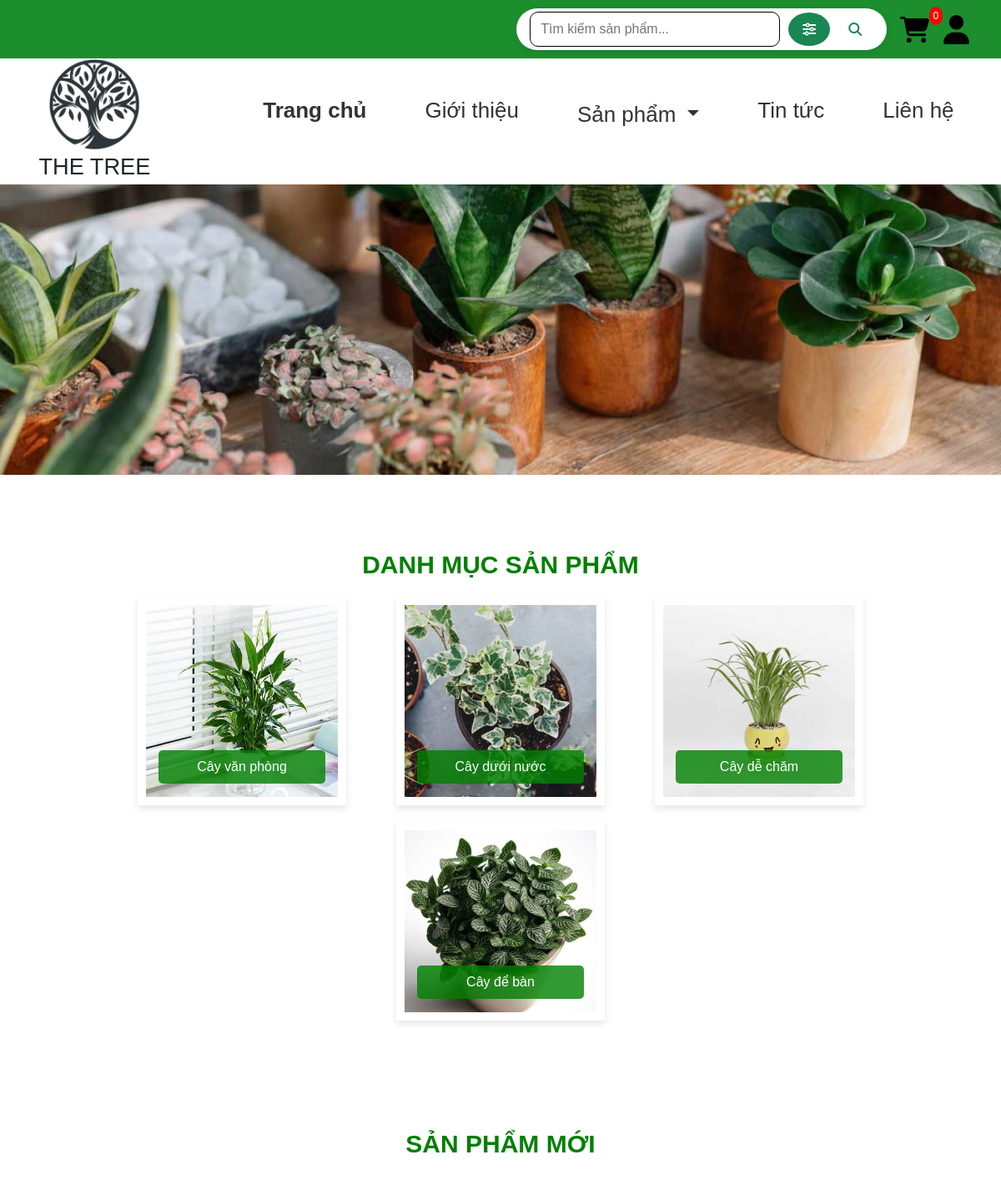
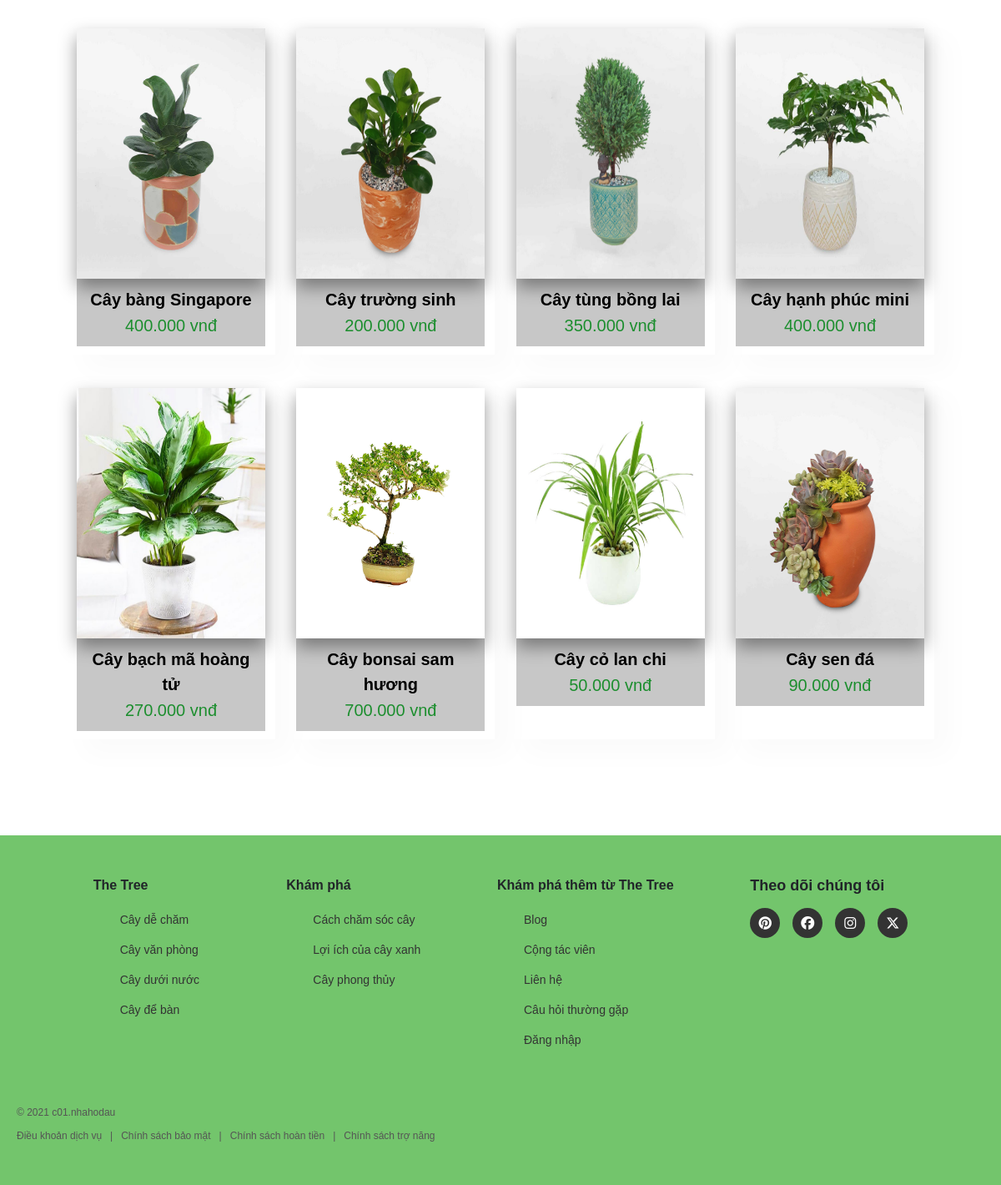
The page / on the database its author committed (2 pictures, top to bottom).
### tables this page shows
CREATE TABLE `products` (
  `ProductID` int(11) NOT NULL,
  `ProductName` varchar(255) NOT NULL,
  `CategoryID` int(11) NOT NULL,
  `Price` decimal(10,0) NOT NULL,
  `Description` mediumtext NOT NULL,
  `ImageURL` varchar(255) NOT NULL,
  `Status` enum('hidden','appear') NOT NULL DEFAULT 'appear',
  `Attribute` varchar(255) DEFAULT NULL,
  `LevelDifficulty` enum('hard','medium','low') DEFAULT NULL,
  `IsPurchase` tinyint(1) DEFAULT 0
);

### index.php (the view, shortened to what this page needs)
<?php
$cart_count =  0;
?>
<!DOCTYPE html>
<html>
<head>
  <link rel="stylesheet" type="text/css" href="./src/css/trang-chu.css" />
  <link rel="stylesheet" href="./assets/libs/bootstrap-5.3.3-dist/css/bootstrap.min.css" />
  <link rel="stylesheet" href="assets/icon/fontawesome-free-6.7.2-web/css/all.min.css" />
  <link rel="stylesheet" href="./src/css/searchAdvanceMobile.css" />
  <link rel="stylesheet" href="./src/css/user-sanpham.css" />
  <link rel="stylesheet" href="./src/css/footer.css">
</head>
<body>
  <div class="Sticky">
    <div class="container-fluid" style="padding: 0 !important">
      <div class="header">
        <div class="grid">
          <div class="item-header">
            <div class="search-group">
              <form id="searchForm" method="get">
                <div class="search-container">
                  <div class="search-input-wrapper">
                    <input type="search" placeholder="Tìm kiếm sản phẩm..." id="searchInput"
                      name="search" class="search-input" />
                    <button type="button" class="advanced-search-toggle" id="advanced-search-toggle"
                      onclick="toggleAdvancedSearch()" title="Tìm kiếm nâng cao">
                      <i class="fas fa-sliders-h"></i>
                    </button>
                    <button type="submit" class="search-button" onclick="performSearch()"
                      title="Tìm kiếm">
                      <i class="fas fa-search"></i>
                    </button>
                  </div>
                </div>
              </form>
            </div>
            <div class="cart-wrapper">
              <div class="cart-icon">
                <a href="./pages/gio-hang.php"><img src="assets/images/cart.svg" alt="cart" />
                <span class="cart-count" id = "mni-cart-count" style="position: absolute; margin-top: -10px; background-color: red; color: white; border-radius: 50%; padding: 2px 5px; font-size: 12px;">
                  <?php
                    echo $cart_count;
                  ?>
                </span>
                </a>
              </div>
            </div>
            <div class="user-icon">
              <label for="tick" style="cursor: pointer">
                <img src="assets/images/user.svg" alt="" />
              </label>
            </div>
          </div>
        </div>
      </div>
    </div>
    <div class="nav">
      <div class="brand">
        <div class="brand-logo">
          <a href="index.php"><img class="img-fluid" src="./assets/images/LOGO-2.jpg" alt="LOGO" /></a>
        </div>
        <div class="brand-name">THE TREE</div>
      </div>
      <div class="choose">
        <ul>
          <li>
            <a href="index.php" style="font-weight: bold">Trang chủ</a>
          </li>
          <li><a href="#">Giới thiệu</a></li>
          <li>
            <div class="nav-item dropdown">
              <a class="nav-link dropdown-toggle" href="#" role="button" data-bs-toggle="dropdown"
                aria-expanded="false">
                Sản phẩm
              </a>
            </div>
          </li>
          <li><a href="">Tin tức</a></li>
          <li><a href="">Liên hệ</a></li>
        </ul>
      </div>
    </div>
  </div>
  <div class="section">
    <div class="img-21">
      <img src="./assets/images/CAY21.jpg" alt="CAY21" />
    </div>
  </div>
  <main>
    <?php
    $host = 'localhost';
    $user = 'root';
    $password = '';
    $dbname = 'c01db';
    $conn = new mysqli($host, $user, $password, $dbname);
    $sql = "
  SELECT p.*, c.CategoryName
  FROM categories c
  JOIN (
    SELECT CategoryID, MIN(ProductID) AS MinProductID
    FROM products
    WHERE Status = 'appear'
    GROUP BY CategoryID
  ) AS sub ON c.CategoryID = sub.CategoryID
  JOIN products p ON p.ProductID = sub.MinProductID
  ORDER BY c.CategoryID;
";
    $result = $conn->query($sql);
    $products = [];
    if ($result && $result->num_rows > 0) {
      while ($row = $result->fetch_assoc()) {
        $products[] = $row;
      }
    }
    ?>
    <section id="container_1" class="class">
      <h2 class="font_size">DANH MỤC SẢN PHẨM</h2>
      <div class="IMG">
        <?php foreach ($products as $product): ?>
          <div class="img__TREE">
            <a
              href="./pages/phan-loai.php?category_id=<?= $product['CategoryID'] ?>&category_name=<?= urlencode($product['CategoryName']) ?>">
              <img class="THE-TREE" src=".<?= htmlspecialchars($product['ImageURL']) ?>"
                alt="<?= htmlspecialchars($product['CategoryName']) ?>" />
              <p class="content_TREE-1"><?= htmlspecialchars($product['CategoryName']) ?></p>
            </a>
          </div>
        <?php endforeach; ?>
      </div>
    </section>
    <section id="product1" class="section-p1">
      <h2 class="font_size">SẢN PHẨM MỚI</h2>
      <div class="pro-container">
        <?php
        $conn = connect_db();
        $limit = 8;
        $stmt = $conn->prepare('
    SELECT ProductID, ProductName, Price, ImageURL
    FROM products
    WHERE Status = "appear"
    ORDER BY ProductID DESC
    LIMIT ?');
        $stmt->bind_param("i", $limit);
        $stmt->execute();
        $result = $stmt->get_result();
        if ($result && $result->num_rows > 0):
          while ($product = $result->fetch_assoc()):
        ?>
            <div class="pro">
              <a style="text-decoration: none" href="./pages/user-sanpham.php?id=<?= htmlspecialchars($product['ProductID']) ?>">
                <img style="width: 100%; height: 300px;" src=".<?= htmlspecialchars($product['ImageURL']) ?>" alt="<?= htmlspecialchars($product['ProductName']) ?>" />
                <div class="item_name__price">
                  <p style="text-decoration: none; color: black; font-size: 20px; font-weight:bold"><?= htmlspecialchars($product['ProductName']) ?></p>
                  <span style="font-size: 20px"><?= number_format($product['Price'], 0, ',', '.') ?> vnđ</span>
                </div>
              </a>
            </div>
        <?php
          endwhile;
        else:
          echo "<p>Không có sản phẩm nào để hiển thị.</p>";
        endif;
        ?>
      </div>
    </section>
  </main>
  <footer class="footer">
    <div class="footer-column">
      <h3>The Tree</h3>
      <ul>
        <li><a href="#">Cây dễ chăm</a></li>
        <li><a href="#">Cây văn phòng</a></li>
        <li><a href="#">Cây dưới nước</a></li>
        <li><a href="#">Cây để bàn</a></li>
      </ul>
    </div>
    <div class="footer-column">
      <h3>Khám phá</h3>
      <ul>
        <li><a href="#">Cách chăm sóc cây</a></li>
        <li><a href="#">Lợi ích của cây xanh</a></li>
        <li><a href="#">Cây phong thủy</a></li>
      </ul>
    </div>
    <div class="footer-column">
      <h3>Khám phá thêm từ The Tree</h3>
      <ul>
        <li><a href="#">Blog</a></li>
        <li><a href="#">Cộng tác viên</a></li>
        <li><a href="#">Liên hệ</a></li>
        <li><a href="#">Câu hỏi thường gặp</a></li>
        <li><a href="#">Đăng nhập</a></li>
      </ul>
    </div>
    <div class="footer-column newsletter">
      <h3>Theo dõi chúng tôi</h3>
      <div class="social-icons">
        <a href="#" aria-label="Pinterest">
          <i class="fa-brands fa-pinterest"></i>
        </a>
        <a href="#" aria-label="Facebook">
          <i class="fa-brands fa-facebook"></i>
        </a>
        <a href="#" aria-label="Instagram">
          <i class="fa-brands fa-instagram"></i>
        </a>
        <a href="#" aria-label="Twitter">
          <i class="fa-brands fa-x-twitter"></i>
        </a>
      </div>
    </div>
    <div class="copyright">
      © 2021 c01.nhahodau
      <div class="policies">
        <a href="#">Điều khoản dịch vụ</a>
        <span>|</span>
        <a href="#">Chính sách bảo mật</a>
        <span>|</span>
        <a href="#">Chính sách hoàn tiền</a>
        <span>|</span>
        <a href="#">Chính sách trợ năng</a>
      </div>
    </div>
  </footer>
</body>
</html>

### src/css/user-sanpham.css (style rules this page uses)
.cart-wrapper { position: relative; display: inline-block; }

### src/css/footer.css (style rules this page uses)
.footer { background-color: #73c56c; padding: 50px 20px; display: flex; flex-wrap: wrap; justify-content: space-evenly; margin: 60px 0 0 0; height: fit-content; }
.footer-column { margin-bottom: 30px; min-width: 140px; }
.footer-column h3 { font-size: 16px; margin-bottom: 20px; font-weight: 600; }
.footer-column ul { list-style: none; }
.footer-column ul li { margin-bottom: 12px; }
.footer-column ul li a { color: #333; text-decoration: none; font-size: 14px; }
.newsletter { flex-basis: 100%; max-width: fit-content; }
.newsletter h3 { font-size: 18px; margin-bottom: 15px; }
.social-icons { display: flex; gap: 15px; margin-top: 10px; }
.social-icons a { display: flex; align-items: center; justify-content: center; width: 36px; height: 36px; background-color: #333; border-radius: 50%; color: white; text-decoration: none; }
.copyright { flex-basis: 100%; margin-top: 20px; font-size: 12px; color: #555; }
.policies { display: flex; flex-wrap: wrap; gap: 10px; margin-top: 10px; }
.policies a { color: #555; text-decoration: none; font-size: 12px; }
.policies span { color: #555; }

### rows shown on the page
products: ImageURL (picture), CategoryName "Cây văn phòng"
products: ImageURL (picture), CategoryName "Cây dưới nước"
products: ImageURL (picture), CategoryName "Cây dễ chăm"
products: ImageURL (picture), CategoryName "Cây để bàn"
products: ImageURL (picture), ProductName "Cây bàng Singapore", Price "400.000"
products: ImageURL (picture), ProductName "Cây trường sinh", Price "200.000"
products: ImageURL (picture), ProductName "Cây tùng bồng lai", Price "350.000"
products: ImageURL (picture), ProductName "Cây hạnh phúc mini", Price "400.000"
products: ImageURL (picture), ProductName "Cây bạch mã hoàng tử", Price "270.000"
products: ImageURL (picture), ProductName "Cây bonsai sam hương", Price "700.000"
products: ImageURL (picture), ProductName "Cây cỏ lan chi", Price "50.000"
products: ImageURL (picture), ProductName "Cây sen đá", Price "90.000"

### other values the page prints
$cart_count "0"
